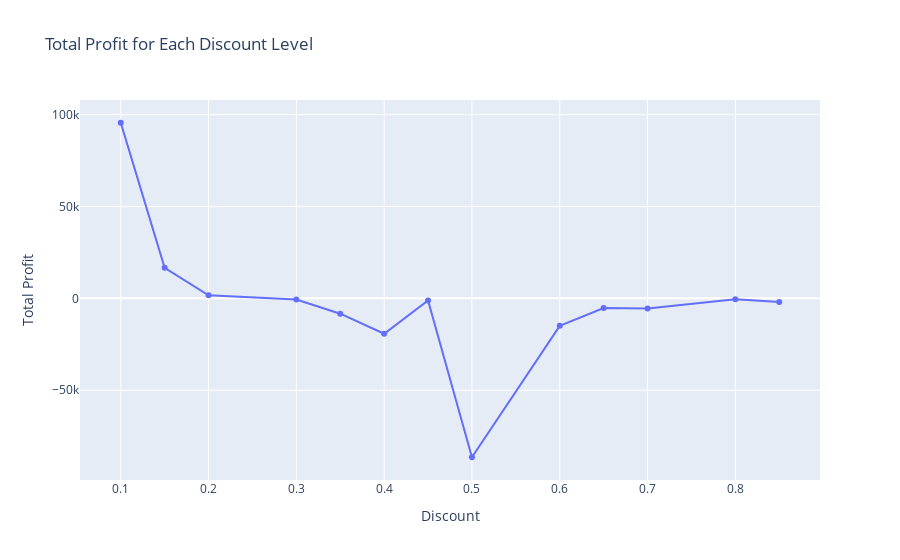

The code cell stored with this chart in its notebook:
### Code cell
discount_profit = df[df['Discount']!=0].groupby('Discount')['Profit'].sum().sort_index()

px.line(
    x=discount_profit.index,
    y=discount_profit.values,
    title="Total Profit for Each Discount Level",
    labels={'x': 'Discount', 'y': 'Total Profit'},
    markers=True
).show()

### Figure 1 — Plotly figure (JSON) as saved in the notebook; plotly's stock layout.template omitted (floating-point values rounded to 4 significant figures)
{"data": [{"hovertemplate": "Discount=%{x}<br>Total Profit=%{y}<extra></extra>", "legendgroup": "", "line": {"color": "#636efa", "dash": "solid"}, "marker": {"symbol": "circle"}, "mode": "lines+markers", "name": "", "orientation": "v", "showlegend": false, "type": "scatter", "x": [0.1, 0.15, 0.2, 0.3, 0.35, 0.4, 0.45, 0.5, 0.6, 0.65, 0.7, 0.8, 0.85], "xaxis": "x", "y": [95569, 16649, 1705, -635, -8330, -19268, -1104, -86458, -14949, -5260, -5497, -426, -1925], "yaxis": "y"}], "layout": {"legend": {"tracegroupgap": 0}, "title": {"text": "Total Profit for Each Discount Level"}, "xaxis": {"anchor": "y", "domain": [0, 1], "title": {"text": "Discount"}}, "yaxis": {"anchor": "x", "domain": [0, 1], "title": {"text": "Total Profit"}}}}
